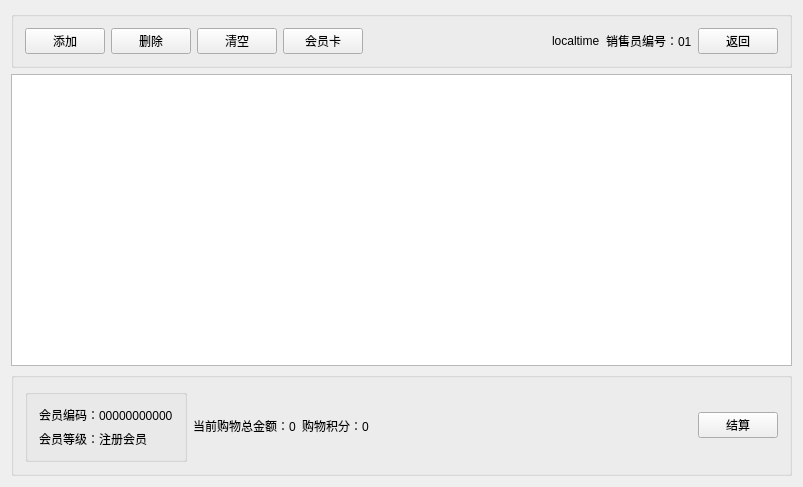
<?xml version="1.0" encoding="UTF-8"?>
<ui version="4.0">
 <class>tradewidget</class>
 <widget class="QWidget" name="tradewidget">
  <property name="geometry">
   <rect>
    <x>0</x>
    <y>0</y>
    <width>803</width>
    <height>487</height>
   </rect>
  </property>
  <property name="windowTitle">
   <string>tradewidget</string>
  </property>
  <property name="windowIcon">
   <iconset resource="resource/shopicon.qrc">
    <normaloff>:/trade.png</normaloff>:/trade.png</iconset>
  </property>
  <layout class="QVBoxLayout" name="verticalLayout">
   <item>
    <widget class="QGroupBox" name="groupBox">
     <property name="title">
      <string/>
     </property>
     <layout class="QHBoxLayout" name="horizontalLayout">
      <item>
       <widget class="QPushButton" name="pushButton_add">
        <property name="text">
         <string>添加</string>
        </property>
       </widget>
      </item>
      <item>
       <widget class="QPushButton" name="pushButton_delete">
        <property name="text">
         <string>删除</string>
        </property>
       </widget>
      </item>
      <item>
       <widget class="QPushButton" name="pushButton_empty">
        <property name="text">
         <string>清空</string>
        </property>
       </widget>
      </item>
      <item>
       <widget class="QPushButton" name="pushButton_member">
        <property name="text">
         <string>会员卡</string>
        </property>
       </widget>
      </item>
      <item>
       <spacer name="horizontalSpacer">
        <property name="orientation">
         <enum>Qt::Horizontal</enum>
        </property>
        <property name="sizeHint" stdset="0">
         <size>
          <width>476</width>
          <height>20</height>
         </size>
        </property>
       </spacer>
      </item>
      <item>
       <widget class="QLabel" name="label_time">
        <property name="text">
         <string>localtime</string>
        </property>
       </widget>
      </item>
      <item>
       <widget class="QLabel" name="label_salecode">
        <property name="text">
         <string>销售员编号：01</string>
        </property>
       </widget>
      </item>
      <item>
       <widget class="QPushButton" name="pushButton_back">
        <property name="text">
         <string>返回</string>
        </property>
       </widget>
      </item>
     </layout>
    </widget>
   </item>
   <item>
    <widget class="QTableWidget" name="tableWidget"/>
   </item>
   <item>
    <widget class="QGroupBox" name="groupBox_2">
     <property name="title">
      <string/>
     </property>
     <layout class="QHBoxLayout" name="horizontalLayout_2">
      <item>
       <widget class="QGroupBox" name="groupBox_3">
        <property name="title">
         <string/>
        </property>
        <layout class="QVBoxLayout" name="verticalLayout_2">
         <item>
          <widget class="QLabel" name="label_num">
           <property name="text">
            <string>会员编码：00000000000</string>
           </property>
          </widget>
         </item>
         <item>
          <widget class="QLabel" name="label_level">
           <property name="text">
            <string>会员等级：注册会员</string>
           </property>
          </widget>
         </item>
        </layout>
       </widget>
      </item>
      <item>
       <widget class="QLabel" name="label_money">
        <property name="text">
         <string>当前购物总金额：0</string>
        </property>
       </widget>
      </item>
      <item>
       <widget class="QLabel" name="label_credit">
        <property name="text">
         <string>购物积分：0</string>
        </property>
       </widget>
      </item>
      <item>
       <spacer name="horizontalSpacer_2">
        <property name="orientation">
         <enum>Qt::Horizontal</enum>
        </property>
        <property name="sizeHint" stdset="0">
         <size>
          <width>175</width>
          <height>20</height>
         </size>
        </property>
       </spacer>
      </item>
      <item>
       <widget class="QPushButton" name="pushButton_settle">
        <property name="text">
         <string>结算</string>
        </property>
       </widget>
      </item>
     </layout>
    </widget>
   </item>
  </layout>
 </widget>
 <layoutdefault spacing="6" margin="11"/>
 <resources>
  <include location="resource/shopicon.qrc"/>
 </resources>
 <connections/>
</ui>
